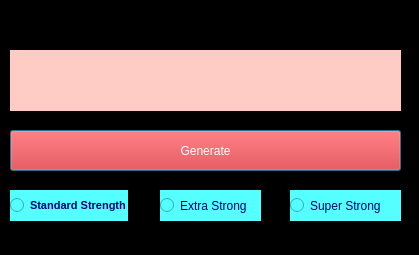
<?xml version="1.0" encoding="UTF-8"?>
<ui version="4.0">
 <class>Dialog</class>
 <widget class="QDialog" name="Dialog">
  <property name="geometry">
   <rect>
    <x>0</x>
    <y>0</y>
    <width>419</width>
    <height>255</height>
   </rect>
  </property>
  <property name="sizePolicy">
   <sizepolicy hsizetype="Preferred" vsizetype="Expanding">
    <horstretch>0</horstretch>
    <verstretch>0</verstretch>
   </sizepolicy>
  </property>
  <property name="font">
   <font>
    <pointsize>9</pointsize>
   </font>
  </property>
  <property name="windowTitle">
   <string>Password Generator</string>
  </property>
  <property name="styleSheet">
   <string notr="true">background-color: rgb(0, 0, 0);</string>
  </property>
  <widget class="QRadioButton" name="level_1">
   <property name="geometry">
    <rect>
     <x>10</x>
     <y>190</y>
     <width>118</width>
     <height>31</height>
    </rect>
   </property>
   <property name="sizePolicy">
    <sizepolicy hsizetype="Minimum" vsizetype="Expanding">
     <horstretch>0</horstretch>
     <verstretch>0</verstretch>
    </sizepolicy>
   </property>
   <property name="font">
    <font>
     <pointsize>8</pointsize>
     <italic>false</italic>
     <bold>true</bold>
    </font>
   </property>
   <property name="styleSheet">
    <string notr="true">background-color: rgb(85, 255, 255);
font: 700 8pt &quot;Segoe UI&quot;;
color: rgb(0, 0, 127);</string>
   </property>
   <property name="text">
    <string>Standard Strength</string>
   </property>
  </widget>
  <widget class="QRadioButton" name="level_2">
   <property name="geometry">
    <rect>
     <x>160</x>
     <y>190</y>
     <width>101</width>
     <height>31</height>
    </rect>
   </property>
   <property name="sizePolicy">
    <sizepolicy hsizetype="Minimum" vsizetype="Expanding">
     <horstretch>0</horstretch>
     <verstretch>0</verstretch>
    </sizepolicy>
   </property>
   <property name="styleSheet">
    <string notr="true">background-color: rgb(85, 255, 255);
font: 700 8pt &quot;Segoe UI&quot;;
color: rgb(0, 0, 127);</string>
   </property>
   <property name="text">
    <string>Extra Strong</string>
   </property>
  </widget>
  <widget class="QRadioButton" name="level_3">
   <property name="geometry">
    <rect>
     <x>290</x>
     <y>190</y>
     <width>111</width>
     <height>31</height>
    </rect>
   </property>
   <property name="sizePolicy">
    <sizepolicy hsizetype="Minimum" vsizetype="Expanding">
     <horstretch>0</horstretch>
     <verstretch>0</verstretch>
    </sizepolicy>
   </property>
   <property name="styleSheet">
    <string notr="true">background-color: rgb(85, 255, 255);
font: 700 8pt &quot;Segoe UI&quot;;
color: rgb(0, 0, 127);</string>
   </property>
   <property name="text">
    <string>Super Strong</string>
   </property>
  </widget>
  <widget class="QPushButton" name="generate">
   <property name="geometry">
    <rect>
     <x>10</x>
     <y>130</y>
     <width>391</width>
     <height>41</height>
    </rect>
   </property>
   <property name="sizePolicy">
    <sizepolicy hsizetype="Minimum" vsizetype="Expanding">
     <horstretch>0</horstretch>
     <verstretch>0</verstretch>
    </sizepolicy>
   </property>
   <property name="styleSheet">
    <string notr="true">background-color: rgb(255, 0, 0);
color: rgb(255, 255, 255);
font: 700 12pt &quot;Segoe UI&quot;;
</string>
   </property>
   <property name="text">
    <string>Generate</string>
   </property>
  </widget>
  <widget class="QLabel" name="password">
   <property name="geometry">
    <rect>
     <x>10</x>
     <y>50</y>
     <width>391</width>
     <height>61</height>
    </rect>
   </property>
   <property name="sizePolicy">
    <sizepolicy hsizetype="Preferred" vsizetype="Expanding">
     <horstretch>0</horstretch>
     <verstretch>0</verstretch>
    </sizepolicy>
   </property>
   <property name="styleSheet">
    <string notr="true">color: rgb(170, 0, 127);
font: 700 14pt &quot;Segoe UI&quot;;
background-color: rgb(255, 203, 196);</string>
   </property>
   <property name="text">
    <string/>
   </property>
  </widget>
 </widget>
 <resources/>
 <connections/>
</ui>
